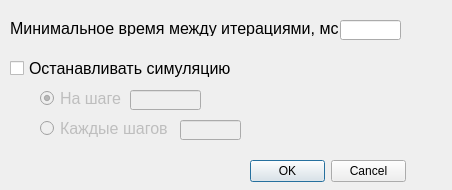
<?xml version="1.0" encoding="UTF-8"?>
<ui version="4.0">
 <class>SimulationPropetriesForm</class>
 <widget class="QDialog" name="SimulationPropetriesForm">
  <property name="geometry">
   <rect>
    <x>0</x>
    <y>0</y>
    <width>452</width>
    <height>190</height>
   </rect>
  </property>
  <property name="windowTitle">
   <string>Параметры симуляции</string>
  </property>
  <widget class="QLabel" name="timeLabel">
   <property name="geometry">
    <rect>
     <x>10</x>
     <y>20</y>
     <width>331</width>
     <height>16</height>
    </rect>
   </property>
   <property name="font">
    <font>
     <pointsize>12</pointsize>
    </font>
   </property>
   <property name="text">
    <string>Минимальное время между итерациями, мс:</string>
   </property>
  </widget>
  <widget class="QLineEdit" name="timeLineEdit">
   <property name="geometry">
    <rect>
     <x>340</x>
     <y>20</y>
     <width>61</width>
     <height>20</height>
    </rect>
   </property>
  </widget>
  <widget class="QCheckBox" name="stopSimulationCheckBox">
   <property name="geometry">
    <rect>
     <x>10</x>
     <y>60</y>
     <width>221</width>
     <height>17</height>
    </rect>
   </property>
   <property name="font">
    <font>
     <pointsize>12</pointsize>
    </font>
   </property>
   <property name="text">
    <string>Останавливать симуляцию</string>
   </property>
   <property name="tristate">
    <bool>false</bool>
   </property>
  </widget>
  <widget class="QRadioButton" name="onStepRadioButton">
   <property name="enabled">
    <bool>false</bool>
   </property>
   <property name="geometry">
    <rect>
     <x>40</x>
     <y>90</y>
     <width>82</width>
     <height>17</height>
    </rect>
   </property>
   <property name="font">
    <font>
     <pointsize>12</pointsize>
    </font>
   </property>
   <property name="text">
    <string>На шаге</string>
   </property>
   <property name="checked">
    <bool>true</bool>
   </property>
  </widget>
  <widget class="QLineEdit" name="onStepLineEdit">
   <property name="enabled">
    <bool>false</bool>
   </property>
   <property name="geometry">
    <rect>
     <x>130</x>
     <y>90</y>
     <width>71</width>
     <height>20</height>
    </rect>
   </property>
  </widget>
  <widget class="QRadioButton" name="everyStepRadioButton">
   <property name="enabled">
    <bool>false</bool>
   </property>
   <property name="geometry">
    <rect>
     <x>40</x>
     <y>120</y>
     <width>131</width>
     <height>17</height>
    </rect>
   </property>
   <property name="font">
    <font>
     <pointsize>12</pointsize>
    </font>
   </property>
   <property name="text">
    <string>Каждые шагов</string>
   </property>
   <property name="checked">
    <bool>false</bool>
   </property>
  </widget>
  <widget class="QLineEdit" name="everyStepLineEdit">
   <property name="enabled">
    <bool>false</bool>
   </property>
   <property name="geometry">
    <rect>
     <x>180</x>
     <y>120</y>
     <width>61</width>
     <height>20</height>
    </rect>
   </property>
  </widget>
  <widget class="QDialogButtonBox" name="okCancelButtonBox">
   <property name="geometry">
    <rect>
     <x>250</x>
     <y>160</y>
     <width>156</width>
     <height>23</height>
    </rect>
   </property>
   <property name="standardButtons">
    <set>QDialogButtonBox::Cancel|QDialogButtonBox::Ok</set>
   </property>
  </widget>
 </widget>
 <resources/>
 <connections/>
</ui>
